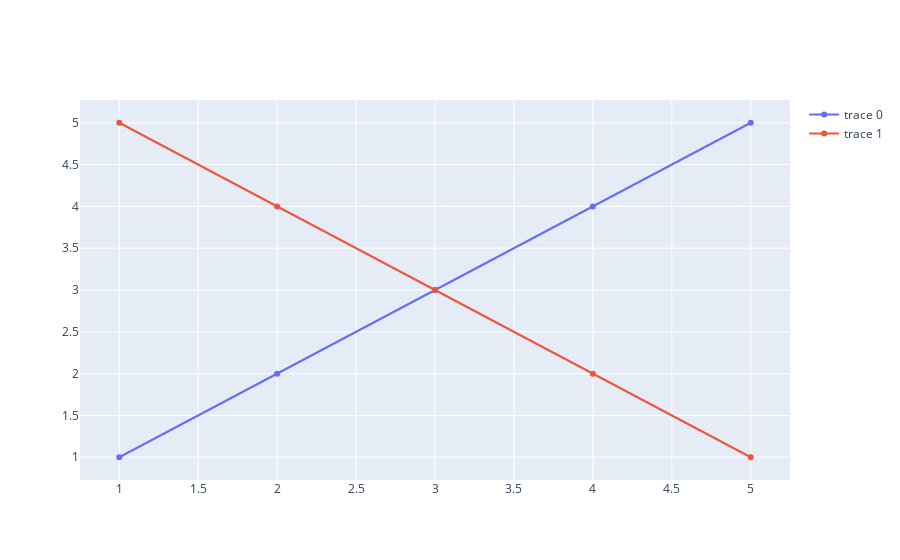

Notebook code cell kept with this figure:
### Markdown cell above
<h4 id="Show-Legend">Show Legend<a class="anchor-link" href="#Show-Legend">¶</a></h4><p>By default the legend is displayed on Plotly charts with multiple traces.</p>

### Code cell
import plotly.graph_objects as go

fig = go.Figure()

fig.add_trace(go.Scatter(
    x=[1, 2, 3, 4, 5],
    y=[1, 2, 3, 4, 5],
))

fig.add_trace(go.Scatter(
    x=[1, 2, 3, 4, 5],
    y=[5, 4, 3, 2, 1],
))

fig.show()

### Figure 1 — Plotly figure (JSON) as saved in the notebook; plotly's stock layout.template omitted (floating-point values rounded to 4 significant figures)
{"data": [{"type": "scatter", "x": [1, 2, 3, 4, 5], "y": [1, 2, 3, 4, 5]}, {"type": "scatter", "x": [1, 2, 3, 4, 5], "y": [5, 4, 3, 2, 1]}], "layout": {}}
